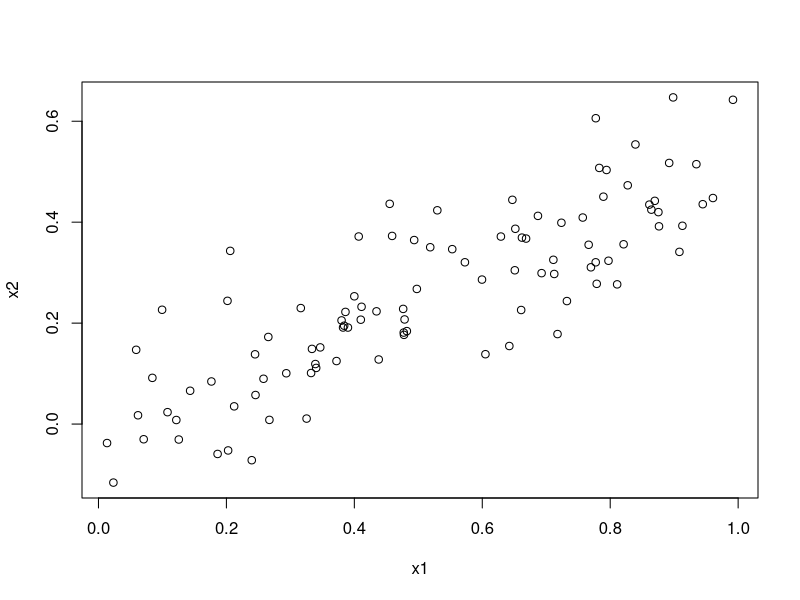
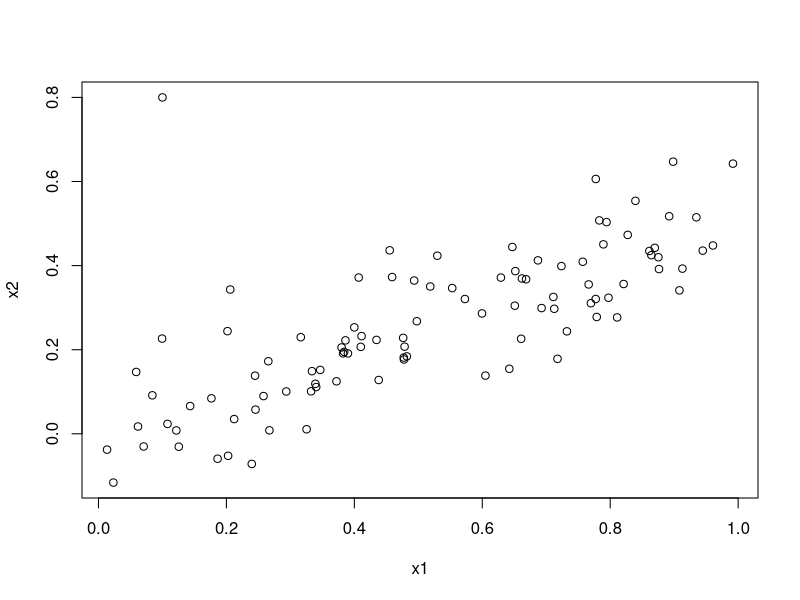
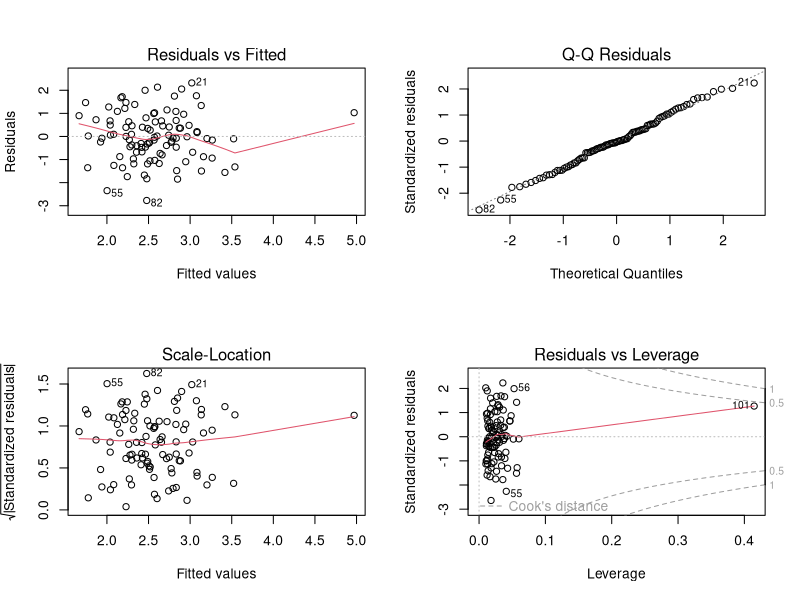
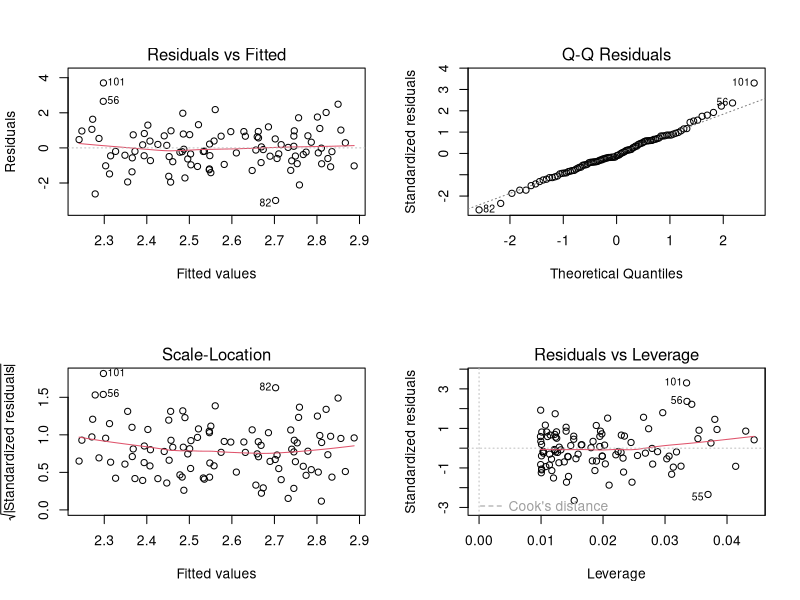
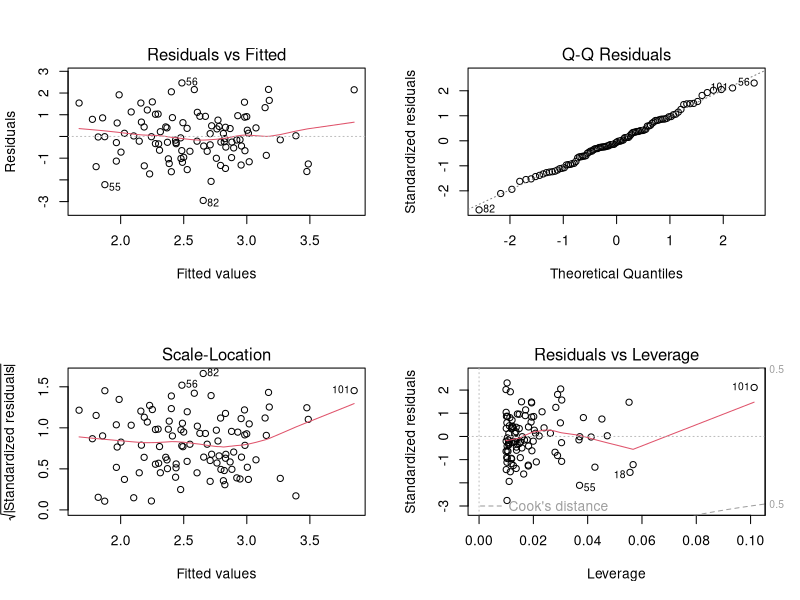

The R source for these figures, in order:
## ---- chunk 1
knitr::opts_chunk$set(echo = TRUE)
## ---- chunk 2
set.seed(1)
x1 <- runif(100)
x2 <- 0.5 * x1 + rnorm(100) / 10
y <- 2 + 2 * x2 + rnorm(100)
## ---- chunk 3
cor(x1, x2)
## ---- chunk 4
plot(x1, x2)
## ---- chunk 5
lm1 <- lm(y ~ x1 + x2)
summary(lm1)
## ---- chunk 6
lm.x1<- lm(y ~ x1)
summary(lm.x1)
## ---- chunk 7
lm.x2 <- lm(y ~ x2)
summary(lm.x2)
## ---- chunk 8
x1 <- c(x1, 0.1)
x2 <- c(x2, 0.8)
y <- c(y, 6)
## ---- chunk 9
cor(x1, x2)
plot(x1, x2)
## ---- chunk 10
lm2 <- lm(y ~ x1 + x2)
summary(lm2)
par(mfrow = c(2, 2))
plot(lm2)
## ---- chunk 11
lm3 <- lm(y ~ x1)
summary(lm3)
par(mfrow = c(2, 2))
plot(lm3)
## ---- chunk 12
lm4 <- lm(y ~ x2)
summary(lm4)
par(mfrow = c(2, 2))
plot(lm4)
## ---- chunk 13
library(car)
## ---- chunk 14
vif(lm1)
## ---- chunk 15
vif(lm2)
## ---- chunk 16
0.37/1.37
## ---- chunk 17
0.16/0.84

## ---- chunk 18
exp(-0.5)/(1 + exp(-0.5))

## ---- chunk 19
(log(1) + 2.5)/0.05

